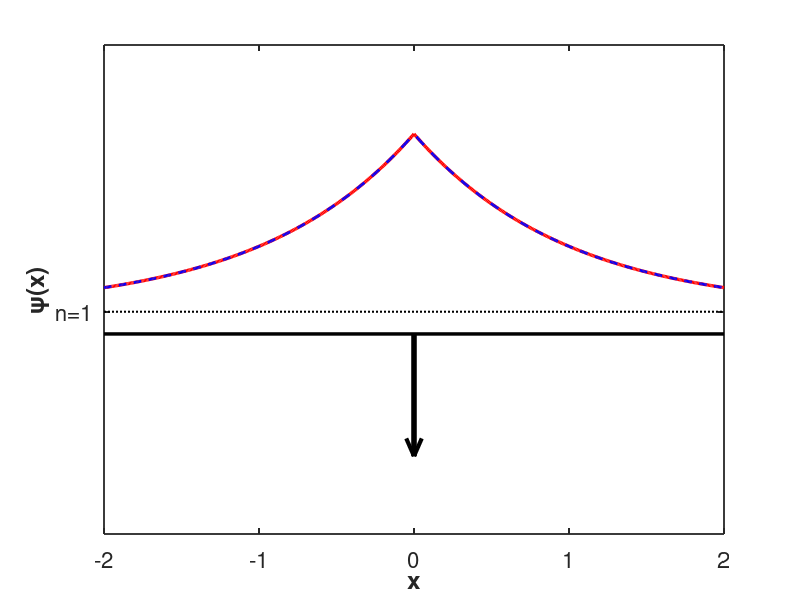

MATLAB code for this plot:
% plot_delta_vertical_spike.m
% Read dw_n0.dat and plot ψ(x) stacked at n=1.
% Potential is shown as a baseline with a single vertical downward spike at x=0.

clear; clc; close all;

% -------- Load & sort --------
D = load('dw_n0.dat');                 % cols: x V psi_num psi_exact ...
x          = D(:,1);
psi_num    = D(:,3);
psi_exact  = (size(D,2)>=4) * D(:,4);

[ x, ord ] = sort(x);
psi_num    = psi_num(ord);
if size(D,2)>=4, psi_exact = psi_exact(ord); else, psi_exact = []; end

% -------- Window & normalize --------
xwin = [-2, 2];
idx  = (x>=xwin(1)) & (x<=xwin(2));
x         = x(idx);
psi_num   = psi_num(idx);
if ~isempty(psi_exact), psi_exact = psi_exact(idx); end

psi_num = psi_num ./ max(abs(psi_num));
if ~isempty(psi_exact), psi_exact = psi_exact ./ max(abs(psi_exact)); end

% -------- Stacking level (n = 1) --------
E1  = 1.0;              % where we display the bound state
amp = 0.8;              % visual amplitude
y1  = E1 + amp*psi_num;
if ~isempty(psi_exact), y1e = E1 + amp*psi_exact; end

% -------- Delta potential as baseline + single vertical spike --------
baseY      = E1 - 0.10;      % baseline slightly below level line
spikeDepth = 0.55;           % how far the spike goes down from the baseline
x0         = 0.0;            % spike location

% -------- Plot --------
figure(1); clf; hold on;

% (1) Baseline
plot([xwin(1) xwin(2)], [baseY baseY], 'k-', 'LineWidth', 2.5, 'HandleVisibility','off');

% (2) Vertical downward spike at x=0
plot([x0 x0], [baseY baseY - spikeDepth], 'k-', 'LineWidth', 4, 'HandleVisibility','off');

% Optional tiny arrow head (comment out if you don't want it)
ah = 0.08;                     % arrowhead size
plot([x0-0.05 x0 x0+0.05], [baseY-spikeDepth+ah, baseY-spikeDepth, baseY-spikeDepth+ah], ...
     'k-', 'LineWidth', 3, 'HandleVisibility','off');

% (3) Energy guide (n=1)
plot([xwin(1) xwin(2)], [E1 E1], 'k:', 'LineWidth', 1.5, 'HandleVisibility','off');

% (4) ψ overlays
hNum = plot(x, y1,  'r-',  'LineWidth', 2.4, 'DisplayName','\psi_{\rm numerical}(x)');
if ~isempty(psi_exact)
  hAna = plot(x, y1e, 'b--', 'LineWidth', 2.0, 'DisplayName','\psi_{\rm exact}(x)');
end

% -------- Axes & labels --------
xlabel('x','FontSize',20,'FontWeight','bold');
ylabel('\psi(x)','FontSize',20,'FontWeight','bold');
set(gca,'FontSize',16,'LineWidth',1.3,'TickDir','in','Box','on');
yticks([E1]); yticklabels({'n=1'});
xlim(xwin);
ylim([0, E1+1.2]);


% Legend
%if exist('hAna','var')
%  legend([hNum hAna], 'Location','northeast','Box','off','FontSize',14);
%else
%  legend(hNum, 'Location','northeast','Box','off','FontSize',14);
%end

set(gcf,'color','w');
print(gcf,'dw_psi','-dpng','-r300');

